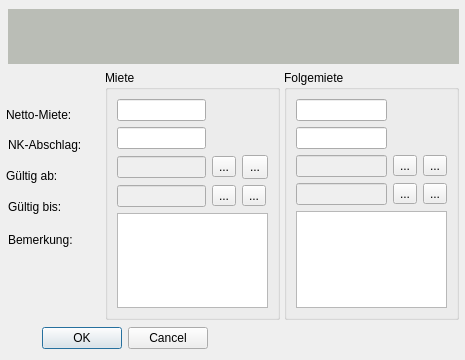
<?xml version="1.0" encoding="UTF-8"?>
<ui version="4.0">
 <class>MieteDlg</class>
 <widget class="QDialog" name="MieteDlg">
  <property name="geometry">
   <rect>
    <x>0</x>
    <y>0</y>
    <width>465</width>
    <height>360</height>
   </rect>
  </property>
  <property name="sizePolicy">
   <sizepolicy hsizetype="Preferred" vsizetype="Preferred">
    <horstretch>0</horstretch>
    <verstretch>0</verstretch>
   </sizepolicy>
  </property>
  <property name="minimumSize">
   <size>
    <width>0</width>
    <height>360</height>
   </size>
  </property>
  <property name="maximumSize">
   <size>
    <width>465</width>
    <height>360</height>
   </size>
  </property>
  <property name="windowTitle">
   <string>Mietanpassung</string>
  </property>
  <widget class="QGroupBox" name="groupBox_2">
   <property name="geometry">
    <rect>
     <x>284</x>
     <y>70</y>
     <width>175</width>
     <height>250</height>
    </rect>
   </property>
   <property name="maximumSize">
    <size>
     <width>175</width>
     <height>16777215</height>
    </size>
   </property>
   <property name="title">
    <string>Folgemiete</string>
   </property>
   <layout class="QGridLayout" name="gridLayout_4">
    <item row="0" column="0">
     <widget class="QLineEdit" name="inNettoMiete_neu">
      <property name="sizePolicy">
       <sizepolicy hsizetype="Fixed" vsizetype="Fixed">
        <horstretch>0</horstretch>
        <verstretch>0</verstretch>
       </sizepolicy>
      </property>
      <property name="alignment">
       <set>Qt::AlignRight|Qt::AlignTrailing|Qt::AlignVCenter</set>
      </property>
     </widget>
    </item>
    <item row="2" column="0">
     <widget class="QLineEdit" name="inMieteGueltigAb_neu">
      <property name="enabled">
       <bool>false</bool>
      </property>
      <property name="sizePolicy">
       <sizepolicy hsizetype="Fixed" vsizetype="Fixed">
        <horstretch>0</horstretch>
        <verstretch>0</verstretch>
       </sizepolicy>
      </property>
     </widget>
    </item>
    <item row="1" column="0">
     <widget class="QLineEdit" name="inNkAbschlag_neu">
      <property name="sizePolicy">
       <sizepolicy hsizetype="Fixed" vsizetype="Fixed">
        <horstretch>0</horstretch>
        <verstretch>0</verstretch>
       </sizepolicy>
      </property>
      <property name="alignment">
       <set>Qt::AlignRight|Qt::AlignTrailing|Qt::AlignVCenter</set>
      </property>
     </widget>
    </item>
    <item row="3" column="0">
     <widget class="QLineEdit" name="inMieteGueltigBis_neu">
      <property name="enabled">
       <bool>false</bool>
      </property>
      <property name="sizePolicy">
       <sizepolicy hsizetype="Fixed" vsizetype="Fixed">
        <horstretch>0</horstretch>
        <verstretch>0</verstretch>
       </sizepolicy>
      </property>
     </widget>
    </item>
    <item row="2" column="1">
     <widget class="QToolButton" name="tbMieteGueltigAb_neu">
      <property name="text">
       <string>...</string>
      </property>
     </widget>
    </item>
    <item row="3" column="1">
     <widget class="QToolButton" name="tbMieteGueltigBis_neu">
      <property name="text">
       <string>...</string>
      </property>
     </widget>
    </item>
    <item row="2" column="2">
     <widget class="QToolButton" name="tbResetMietGueltigAb_neu">
      <property name="text">
       <string>...</string>
      </property>
      <property name="icon">
       <iconset>
        <normaloff>icons/x.png</normaloff>icons/x.png</iconset>
      </property>
     </widget>
    </item>
    <item row="3" column="2">
     <widget class="QToolButton" name="tbResetMietGueltigBis_neu">
      <property name="text">
       <string>...</string>
      </property>
      <property name="icon">
       <iconset>
        <normaloff>icons/x.png</normaloff>icons/x.png</iconset>
      </property>
     </widget>
    </item>
    <item row="4" column="0" colspan="3">
     <widget class="QPlainTextEdit" name="txtMieteBemerk_neu">
      <property name="font">
       <font>
        <pointsize>9</pointsize>
       </font>
      </property>
     </widget>
    </item>
   </layout>
  </widget>
  <widget class="QDialogButtonBox" name="buttonBox">
   <property name="geometry">
    <rect>
     <x>19</x>
     <y>326</y>
     <width>189</width>
     <height>25</height>
    </rect>
   </property>
   <property name="orientation">
    <enum>Qt::Horizontal</enum>
   </property>
   <property name="standardButtons">
    <set>QDialogButtonBox::Cancel|QDialogButtonBox::Ok</set>
   </property>
  </widget>
  <widget class="QGroupBox" name="groupBox">
   <property name="geometry">
    <rect>
     <x>105</x>
     <y>70</y>
     <width>175</width>
     <height>250</height>
    </rect>
   </property>
   <property name="maximumSize">
    <size>
     <width>175</width>
     <height>16777215</height>
    </size>
   </property>
   <property name="title">
    <string>Miete</string>
   </property>
   <layout class="QGridLayout" name="gridLayout_2">
    <item row="0" column="0">
     <widget class="QLineEdit" name="inNettoMiete">
      <property name="sizePolicy">
       <sizepolicy hsizetype="Fixed" vsizetype="Fixed">
        <horstretch>0</horstretch>
        <verstretch>0</verstretch>
       </sizepolicy>
      </property>
      <property name="inputMask">
       <string/>
      </property>
      <property name="alignment">
       <set>Qt::AlignRight|Qt::AlignTrailing|Qt::AlignVCenter</set>
      </property>
     </widget>
    </item>
    <item row="3" column="0">
     <widget class="QLineEdit" name="inMieteGueltigBis">
      <property name="enabled">
       <bool>false</bool>
      </property>
      <property name="sizePolicy">
       <sizepolicy hsizetype="Fixed" vsizetype="Fixed">
        <horstretch>1</horstretch>
        <verstretch>0</verstretch>
       </sizepolicy>
      </property>
     </widget>
    </item>
    <item row="2" column="0">
     <widget class="QLineEdit" name="inMieteGueltigAb">
      <property name="enabled">
       <bool>false</bool>
      </property>
      <property name="sizePolicy">
       <sizepolicy hsizetype="Fixed" vsizetype="Fixed">
        <horstretch>0</horstretch>
        <verstretch>0</verstretch>
       </sizepolicy>
      </property>
      <property name="text">
       <string/>
      </property>
     </widget>
    </item>
    <item row="1" column="0">
     <widget class="QLineEdit" name="inNkAbschlag">
      <property name="sizePolicy">
       <sizepolicy hsizetype="Fixed" vsizetype="Fixed">
        <horstretch>0</horstretch>
        <verstretch>0</verstretch>
       </sizepolicy>
      </property>
      <property name="alignment">
       <set>Qt::AlignRight|Qt::AlignTrailing|Qt::AlignVCenter</set>
      </property>
     </widget>
    </item>
    <item row="2" column="1">
     <widget class="QToolButton" name="tbMieteGueltigAb">
      <property name="text">
       <string>...</string>
      </property>
      <property name="iconSize">
       <size>
        <width>18</width>
        <height>18</height>
       </size>
      </property>
     </widget>
    </item>
    <item row="3" column="1">
     <widget class="QToolButton" name="tbMieteGueltigBis">
      <property name="text">
       <string>...</string>
      </property>
     </widget>
    </item>
    <item row="2" column="2">
     <widget class="QToolButton" name="tbResetMietGueltigAb">
      <property name="minimumSize">
       <size>
        <width>26</width>
        <height>24</height>
       </size>
      </property>
      <property name="text">
       <string>...</string>
      </property>
      <property name="icon">
       <iconset>
        <normaloff>icons/x.png</normaloff>icons/x.png</iconset>
      </property>
     </widget>
    </item>
    <item row="3" column="2">
     <widget class="QToolButton" name="tbResetMietGueltigBis">
      <property name="text">
       <string>...</string>
      </property>
      <property name="icon">
       <iconset>
        <normaloff>icons/x.png</normaloff>icons/x.png</iconset>
      </property>
     </widget>
    </item>
    <item row="4" column="0" colspan="3">
     <widget class="QPlainTextEdit" name="txtMieteBemerk">
      <property name="font">
       <font>
        <pointsize>9</pointsize>
       </font>
      </property>
      <property name="plainText">
       <string/>
      </property>
     </widget>
    </item>
   </layout>
  </widget>
  <widget class="QLabel" name="lblWohnung">
   <property name="geometry">
    <rect>
     <x>8</x>
     <y>9</y>
     <width>451</width>
     <height>55</height>
    </rect>
   </property>
   <property name="sizePolicy">
    <sizepolicy hsizetype="Expanding" vsizetype="Expanding">
     <horstretch>0</horstretch>
     <verstretch>0</verstretch>
    </sizepolicy>
   </property>
   <property name="minimumSize">
    <size>
     <width>0</width>
     <height>55</height>
    </size>
   </property>
   <property name="maximumSize">
    <size>
     <width>16777215</width>
     <height>55</height>
    </size>
   </property>
   <property name="font">
    <font>
     <pointsize>12</pointsize>
     <italic>true</italic>
    </font>
   </property>
   <property name="autoFillBackground">
    <bool>false</bool>
   </property>
   <property name="styleSheet">
    <string notr="true">background-color: rgb(186, 189, 182);</string>
   </property>
   <property name="text">
    <string>&lt;html&gt;&lt;head/&gt;&lt;body&gt;&lt;p&gt;&lt;br/&gt;&lt;/p&gt;&lt;/body&gt;&lt;/html&gt;</string>
   </property>
   <property name="textFormat">
    <enum>Qt::RichText</enum>
   </property>
   <property name="alignment">
    <set>Qt::AlignCenter</set>
   </property>
   <property name="wordWrap">
    <bool>true</bool>
   </property>
  </widget>
  <widget class="QLabel" name="label">
   <property name="geometry">
    <rect>
     <x>6</x>
     <y>100</y>
     <width>101</width>
     <height>30</height>
    </rect>
   </property>
   <property name="sizePolicy">
    <sizepolicy hsizetype="Expanding" vsizetype="Fixed">
     <horstretch>0</horstretch>
     <verstretch>0</verstretch>
    </sizepolicy>
   </property>
   <property name="minimumSize">
    <size>
     <width>0</width>
     <height>30</height>
    </size>
   </property>
   <property name="text">
    <string>Netto-Miete:</string>
   </property>
   <property name="alignment">
    <set>Qt::AlignLeading|Qt::AlignLeft|Qt::AlignVCenter</set>
   </property>
  </widget>
  <widget class="QLabel" name="label_2">
   <property name="geometry">
    <rect>
     <x>8</x>
     <y>130</y>
     <width>101</width>
     <height>30</height>
    </rect>
   </property>
   <property name="sizePolicy">
    <sizepolicy hsizetype="Expanding" vsizetype="Fixed">
     <horstretch>0</horstretch>
     <verstretch>0</verstretch>
    </sizepolicy>
   </property>
   <property name="minimumSize">
    <size>
     <width>0</width>
     <height>30</height>
    </size>
   </property>
   <property name="text">
    <string>NK-Abschlag:</string>
   </property>
   <property name="alignment">
    <set>Qt::AlignLeading|Qt::AlignLeft|Qt::AlignVCenter</set>
   </property>
  </widget>
  <widget class="QLabel" name="label_4">
   <property name="geometry">
    <rect>
     <x>8</x>
     <y>192</y>
     <width>101</width>
     <height>30</height>
    </rect>
   </property>
   <property name="minimumSize">
    <size>
     <width>0</width>
     <height>30</height>
    </size>
   </property>
   <property name="text">
    <string>Gültig bis:</string>
   </property>
   <property name="alignment">
    <set>Qt::AlignLeading|Qt::AlignLeft|Qt::AlignVCenter</set>
   </property>
  </widget>
  <widget class="QLabel" name="label_5">
   <property name="geometry">
    <rect>
     <x>8</x>
     <y>231</y>
     <width>101</width>
     <height>17</height>
    </rect>
   </property>
   <property name="text">
    <string>Bemerkung:</string>
   </property>
   <property name="alignment">
    <set>Qt::AlignLeading|Qt::AlignLeft|Qt::AlignVCenter</set>
   </property>
  </widget>
  <widget class="QLabel" name="label_3">
   <property name="geometry">
    <rect>
     <x>6</x>
     <y>161</y>
     <width>101</width>
     <height>30</height>
    </rect>
   </property>
   <property name="sizePolicy">
    <sizepolicy hsizetype="Expanding" vsizetype="Fixed">
     <horstretch>0</horstretch>
     <verstretch>0</verstretch>
    </sizepolicy>
   </property>
   <property name="minimumSize">
    <size>
     <width>0</width>
     <height>30</height>
    </size>
   </property>
   <property name="text">
    <string>Gültig ab:</string>
   </property>
   <property name="alignment">
    <set>Qt::AlignLeading|Qt::AlignLeft|Qt::AlignVCenter</set>
   </property>
  </widget>
 </widget>
 <tabstops>
  <tabstop>inNettoMiete_neu</tabstop>
  <tabstop>inNkAbschlag_neu</tabstop>
  <tabstop>inMieteGueltigAb_neu</tabstop>
  <tabstop>tbMieteGueltigAb_neu</tabstop>
  <tabstop>inMieteGueltigBis_neu</tabstop>
  <tabstop>tbMieteGueltigBis_neu</tabstop>
  <tabstop>txtMieteBemerk_neu</tabstop>
  <tabstop>inNettoMiete</tabstop>
  <tabstop>inNkAbschlag</tabstop>
  <tabstop>inMieteGueltigAb</tabstop>
  <tabstop>tbMieteGueltigAb</tabstop>
  <tabstop>inMieteGueltigBis</tabstop>
  <tabstop>tbMieteGueltigBis</tabstop>
  <tabstop>txtMieteBemerk</tabstop>
 </tabstops>
 <resources/>
 <connections>
  <connection>
   <sender>buttonBox</sender>
   <signal>accepted()</signal>
   <receiver>MieteDlg</receiver>
   <slot>accept()</slot>
   <hints>
    <hint type="sourcelabel">
     <x>248</x>
     <y>254</y>
    </hint>
    <hint type="destinationlabel">
     <x>157</x>
     <y>274</y>
    </hint>
   </hints>
  </connection>
  <connection>
   <sender>buttonBox</sender>
   <signal>rejected()</signal>
   <receiver>MieteDlg</receiver>
   <slot>reject()</slot>
   <hints>
    <hint type="sourcelabel">
     <x>316</x>
     <y>260</y>
    </hint>
    <hint type="destinationlabel">
     <x>286</x>
     <y>274</y>
    </hint>
   </hints>
  </connection>
  <connection>
   <sender>tbMieteGueltigAb</sender>
   <signal>clicked(bool)</signal>
   <receiver>MieteDlg</receiver>
   <slot>onMieteGueltigAbClicked()</slot>
   <hints>
    <hint type="sourcelabel">
     <x>192</x>
     <y>181</y>
    </hint>
    <hint type="destinationlabel">
     <x>11</x>
     <y>267</y>
    </hint>
   </hints>
  </connection>
  <connection>
   <sender>tbMieteGueltigBis</sender>
   <signal>clicked()</signal>
   <receiver>MieteDlg</receiver>
   <slot>onMieteGueltigBisClicked()</slot>
   <hints>
    <hint type="sourcelabel">
     <x>198</x>
     <y>210</y>
    </hint>
    <hint type="destinationlabel">
     <x>3</x>
     <y>226</y>
    </hint>
   </hints>
  </connection>
  <connection>
   <sender>tbMieteGueltigAb_neu</sender>
   <signal>clicked()</signal>
   <receiver>MieteDlg</receiver>
   <slot>onMieteGueltigAbClicked()</slot>
   <hints>
    <hint type="sourcelabel">
     <x>358</x>
     <y>178</y>
    </hint>
    <hint type="destinationlabel">
     <x>412</x>
     <y>249</y>
    </hint>
   </hints>
  </connection>
  <connection>
   <sender>tbMieteGueltigBis_neu</sender>
   <signal>clicked()</signal>
   <receiver>MieteDlg</receiver>
   <slot>onMieteGueltigBisClicked()</slot>
   <hints>
    <hint type="sourcelabel">
     <x>351</x>
     <y>212</y>
    </hint>
    <hint type="destinationlabel">
     <x>416</x>
     <y>216</y>
    </hint>
   </hints>
  </connection>
  <connection>
   <sender>tbResetMietGueltigAb</sender>
   <signal>clicked()</signal>
   <receiver>MieteDlg</receiver>
   <slot>onDatumReset()</slot>
   <hints>
    <hint type="sourcelabel">
     <x>236</x>
     <y>172</y>
    </hint>
    <hint type="destinationlabel">
     <x>412</x>
     <y>149</y>
    </hint>
   </hints>
  </connection>
  <connection>
   <sender>tbResetMietGueltigBis</sender>
   <signal>clicked()</signal>
   <receiver>MieteDlg</receiver>
   <slot>onDatumReset()</slot>
   <hints>
    <hint type="sourcelabel">
     <x>227</x>
     <y>209</y>
    </hint>
    <hint type="destinationlabel">
     <x>415</x>
     <y>188</y>
    </hint>
   </hints>
  </connection>
  <connection>
   <sender>tbResetMietGueltigAb_neu</sender>
   <signal>clicked()</signal>
   <receiver>MieteDlg</receiver>
   <slot>onDatumReset()</slot>
   <hints>
    <hint type="sourcelabel">
     <x>387</x>
     <y>176</y>
    </hint>
    <hint type="destinationlabel">
     <x>416</x>
     <y>176</y>
    </hint>
   </hints>
  </connection>
  <connection>
   <sender>tbResetMietGueltigBis_neu</sender>
   <signal>clicked()</signal>
   <receiver>MieteDlg</receiver>
   <slot>onDatumReset()</slot>
   <hints>
    <hint type="sourcelabel">
     <x>388</x>
     <y>206</y>
    </hint>
    <hint type="destinationlabel">
     <x>415</x>
     <y>288</y>
    </hint>
   </hints>
  </connection>
 </connections>
 <slots>
  <slot>onMieteGueltigAbClicked()</slot>
  <slot>onMieteGueltigBisClicked()</slot>
  <slot>onMieteGueltigAbNeuClicked(senderName)</slot>
  <slot>onDatumReset()</slot>
 </slots>
</ui>
